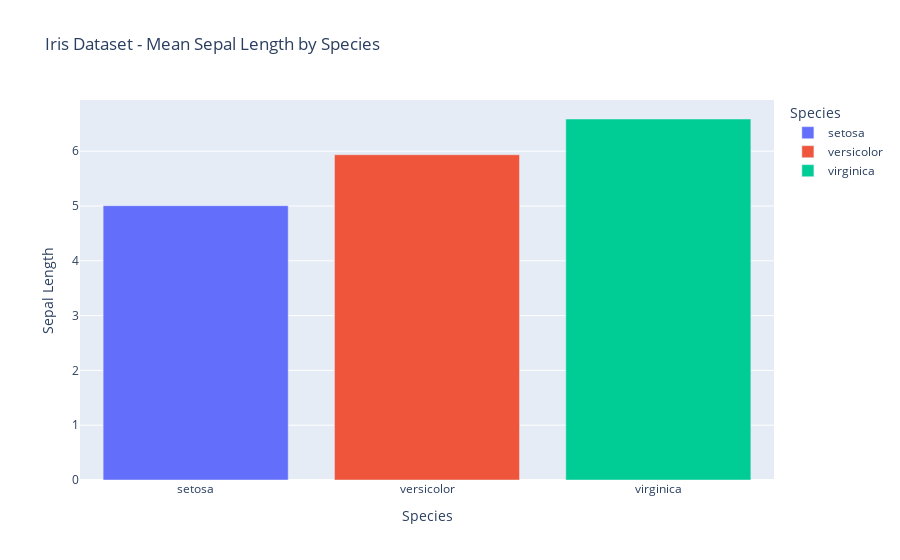

Notebook code cell kept with this figure:
### Markdown cell above
**Tenemos a nuestra amiga Plotly Express muy facil de usar y que muchos no conocen!!**

### Code cell
import plotly.express as px
from sklearn.datasets import load_iris
import pandas as pd

# Cargar el conjunto de datos Iris
iris = load_iris()
df = px.data.iris()

# Agrupar por especie y calcular el promedio de 'sepal_length'
mean_df = df.groupby('species', as_index=False)['sepal_length'].mean()

# Crear el gráfico de barras con las medias
bar_chart = px.bar(mean_df, x='species', y='sepal_length', color='species',
                   title='Iris Dataset - Mean Sepal Length by Species',
                   labels={'sepal_length': 'Sepal Length', 'species': 'Species'})

bar_chart.show()

### Figure 1 — Plotly figure (JSON) as saved in the notebook; plotly's stock layout.template omitted (floating-point values rounded to 4 significant figures)
{"data": [{"alignmentgroup": "True", "hovertemplate": "Species=%{x}<br>Sepal Length=%{y}<extra></extra>", "legendgroup": "setosa", "marker": {"color": "#636efa", "pattern": {"shape": ""}}, "name": "setosa", "offsetgroup": "setosa", "orientation": "v", "showlegend": true, "textposition": "auto", "type": "bar", "x": ["setosa"], "xaxis": "x", "y": [5.006], "yaxis": "y"}, {"alignmentgroup": "True", "hovertemplate": "Species=%{x}<br>Sepal Length=%{y}<extra></extra>", "legendgroup": "versicolor", "marker": {"color": "#EF553B", "pattern": {"shape": ""}}, "name": "versicolor", "offsetgroup": "versicolor", "orientation": "v", "showlegend": true, "textposition": "auto", "type": "bar", "x": ["versicolor"], "xaxis": "x", "y": [5.936], "yaxis": "y"}, {"alignmentgroup": "True", "hovertemplate": "Species=%{x}<br>Sepal Length=%{y}<extra></extra>", "legendgroup": "virginica", "marker": {"color": "#00cc96", "pattern": {"shape": ""}}, "name": "virginica", "offsetgroup": "virginica", "orientation": "v", "showlegend": true, "textposition": "auto", "type": "bar", "x": ["virginica"], "xaxis": "x", "y": [6.588], "yaxis": "y"}], "layout": {"barmode": "relative", "legend": {"title": {"text": "Species"}, "tracegroupgap": 0}, "title": {"text": "Iris Dataset - Mean Sepal Length by Species"}, "xaxis": {"anchor": "y", "categoryarray": ["setosa", "versicolor", "virginica"], "categoryorder": "array", "domain": [0, 1], "title": {"text": "Species"}}, "yaxis": {"anchor": "x", "domain": [0, 1], "title": {"text": "Sepal Length"}}}}
